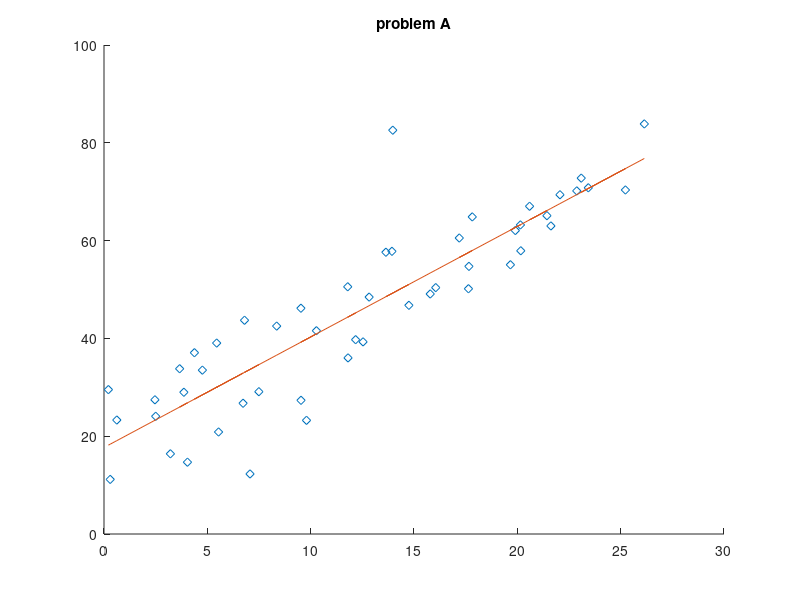

Reproduce this figure in MATLAB.
%problemA.m
%Harrison Leece
load data_A.mat

hold on
plot(t,y,'d')

s = ones(length(t),1);
A = [s,t];
B = A' * A;

rhs = A' * y;

xHat = B\rhs
k = xHat(1) + xHat(2) * t;
plot(t,k,'-')
title('problem A')